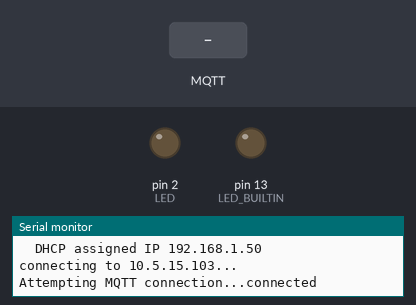
The sketch below on a simulated Arduino Uno, built with avr-gcc and run on an emulated ATmega328P. Parts: output pins drawn as LEDs (lit = HIGH), the last lines printed to the serial monitor. Inputs (shaded band) come from the test bench. WiFi joins after 1.5 s; servers stay silent unless stated; no MQTT or app messages arrive unless stated.

Above: at 5.2 s.
5.3 s: MQTT message "Mask ON" arrives on the first subscribed topic
At 7.2 s:
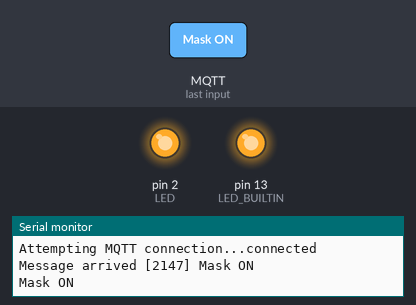
7.5 s: MQTT message "1" arrives on the first subscribed topic
At 8.6 s:
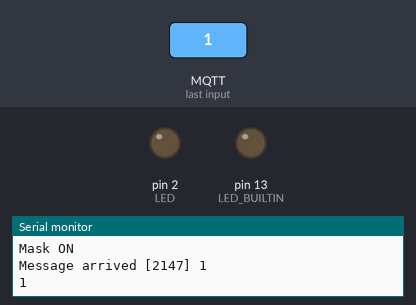
Timing chart, 0 to 10.5 s (numbered marks = the images above; inputs shaded):
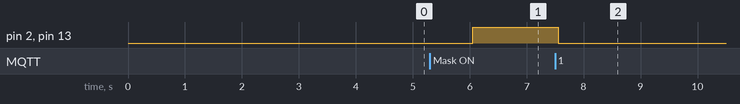

The sketch:

mqtt.ino
```cpp
#include <SPI.h>
#include <Ethernet.h>
#include <PubSubClient.h>
#define LED 2

// Update these with values suitable for your network.
byte mac[]    = {  0xDE, 0xED, 0xEA, 0xFE, 0xFE, 0xAA };
IPAddress ip(172, 16, 0, 100);
IPAddress myDns(192, 168, 0, 1);
IPAddress server(10, 5, 15, 103);
//IPAddress server(10,5,15,103);
//char server [] ="broker.hivemq.com";
EthernetClient ethClient;
PubSubClient client(ethClient);


void callback(char* topic, byte* payload, unsigned int length) {
  Serial.print("Message arrived [");
  Serial.print(topic);
  Serial.print("] ");
  char messageBuffer[30];
  memcpy(messageBuffer, payload, length);
  messageBuffer[length] = '\0';
  Serial.println(messageBuffer);
  for (int i=0;i<length;i++) {
    Serial.print((char)payload[i]);
  }
  Serial.println();
  if(strcmp(messageBuffer, "Mask ON") == 0){
    digitalWrite(LED_BUILTIN, HIGH);
    digitalWrite(LED, HIGH);
    // turn the LED on (HIGH is the voltage level)
    delay(500);                       // wait for a second
    client.publish("tTopic","Light ON");
    }
    else{
        digitalWrite(LED_BUILTIN, LOW);
        digitalWrite(LED, LOW);
        client.publish("tTopic","Light OFF");// turn the LED off by making the voltage LOW
        delay(500);                       // wait for a second
        }
}


void reconnect() {
  // Loop until we're reconnected
  while (!client.connected()) {
    Serial.print("Attempting MQTT connection...");
    // Attempt to connect
    if (client.connect("arduinoClient")) {
      Serial.println("connected");
      // Once connected, publish an announcement...
      //client.publish("Training","20th April 2022 MQTT test");
      // ... and resubscribe
      client.subscribe("2147");
    } else {
      Serial.print("failed, rc=");
      Serial.print(client.state());
      Serial.println(" try again in 5 seconds");
      // Wait 5 seconds before retrying
      delay(5000);
    }
  }
}

void setup()
{
  Ethernet.init(17);  // WIZnet W5100S-EVB-Pico
  Serial.begin(9600);
  pinMode(LED, OUTPUT);

  while (!Serial) {
    ; // wait for serial port to connect. Needed for native USB port only
  }

    Serial.println("Initialize Ethernet with DHCP:");
  if (Ethernet.begin(mac) == 0) {
    Serial.println("Failed to configure Ethernet using DHCP");
    // Check for Ethernet hardware present
    if (Ethernet.hardwareStatus() == EthernetNoHardware) {
      Serial.println("Ethernet shield was not found.  Sorry, can't run without hardware. :(");
      while (true) {
        delay(1); // do nothing, no point running without Ethernet hardware
      }
    }
    if (Ethernet.linkStatus() == LinkOFF) {
      Serial.println("Ethernet cable is not connected.");
    }
    // try to congifure using IP address instead of DHCP:
    Ethernet.begin(mac, ip, myDns);
  } else {
    Serial.print("  DHCP assigned IP ");
    Serial.println(Ethernet.localIP());
  }
  // give the Ethernet shield a second to initialize:
  delay(1000);
  Serial.print("connecting to ");
  Serial.print(server);
  Serial.println("...");

  client.setClient(ethClient);
  client.setServer(server, 1883);
  client.setCallback(callback);
  // Allow the hardware to sort itself out
  delay(1500);
  pinMode(LED_BUILTIN, OUTPUT);

}

void loop()
{
  //client.publish("tTopic","12th April 2022 MQTT test main loop");
  delay(1000);
  if (!client.connected()) {
    reconnect();
  }
  client.loop();
}
```

Measured:
- after the input at 5.3 s, pin 2 (LED), pin 13 (LED_BUILTIN): LOW → HIGH after 0.75 s
- after the input at 7.5 s, pin 2 (LED), pin 13 (LED_BUILTIN): HIGH → LOW after 0.05 s
